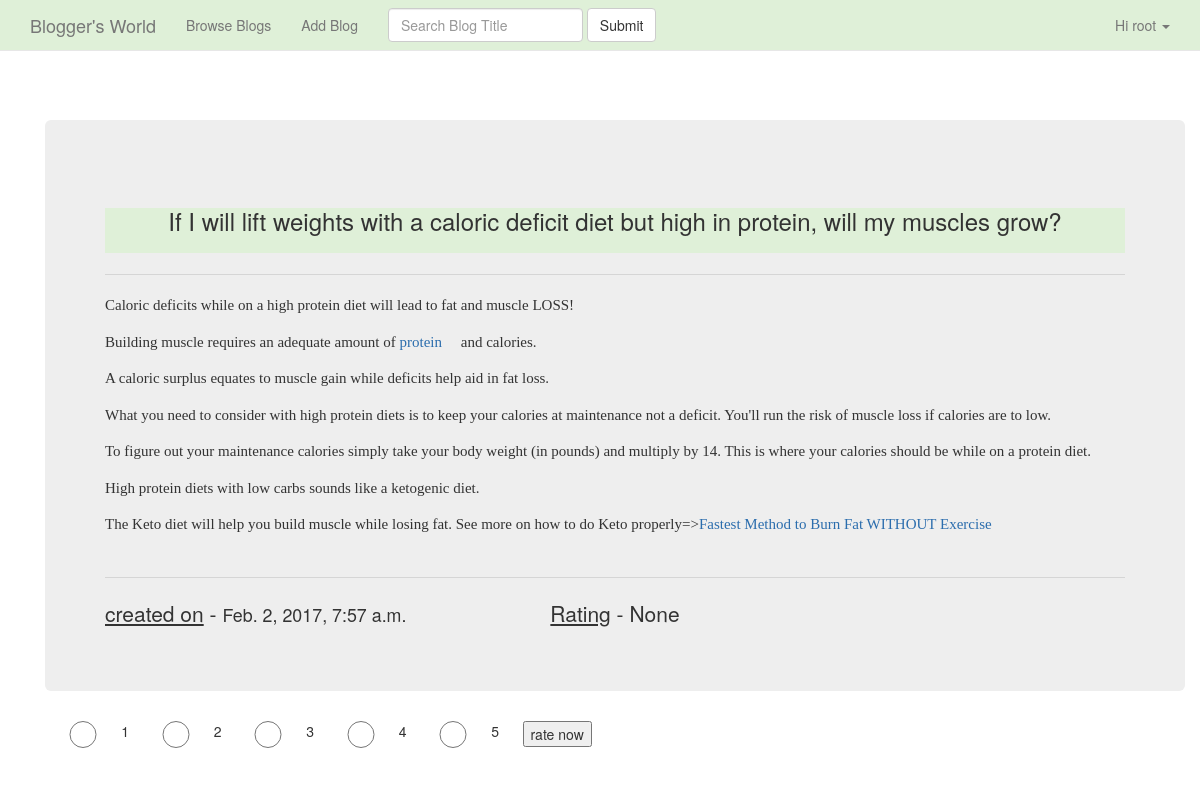
The page /blog/view_one/13 (signed in) on the database its author committed.
### blog/models.py (models this page shows, shortened)
class Blog(models.Model):
    author = models.ForeignKey(User, on_delete=models.CASCADE)
    title = models.CharField(max_length=150)
    content = tinymce_models.HTMLField()
    created_on = models.DateTimeField()

### blog/views.py (the view)
# urls.py: url(r'^view_one/(?P<pk>\d+)', DetailBlog.as_view(), name='single_blog'),
class DetailBlog(DetailView) :
    template_name = 'blog/view_single_blog.html'
    def get_queryset(self, **kwargs):
        queryset = Blog.objects.filter(pk=self.kwargs['pk'])
        return queryset
    def get_context_data(self, **kwargs):
        context = super(DetailBlog, self).get_context_data(**kwargs)
        obj = Blog.objects.get(pk=self.kwargs['pk'])
        rating = Rating.objects.filter(blog_name__title=obj.title)
        context['rating'] = rating.aggregate(Avg('rating'))
        return context

### templates/blog/view_single_blog.html (shortened to what this page needs)
{% extends 'base.html' %}
{% block contents %}
    <div class="container">
        <div class="jumbotron " style="margin-top:50px;">
                <div class="content-header bg-success text-center page-header">
                    <h3>{{ object.title | capfirst }}</h3>
                </div>
                <hr>
                <div class="content" style="width:100%; overflow:hidden;">
                    {{ object.content | safe }}
                </div>
                <hr>
        <div class="row">
            <div class="bg-success">
                <p class="col-md-4 text-left text"><u>created on</u> - <small>{{ object.created_on }}</small></p>
                <p class="col-md-4 text-center "><u>Rating</u> - {{ rating.rating__avg }}</p>
            </div>
        </div>
    </div>
    <div class="container">
        <div class="row">
            <form class="form-horizontal col-md-6">
                <input type="radio" name="rating" value="1" class="col-md-1 checkbox"/><span class="col-md-1">1</span>
                <input type="radio" name="rating" value="2" class="col-md-1 checkbox"/><span class="col-md-1">2</span>
                <input type="radio" name="rating" value="3" class="col-md-1 checkbox"/><span class="col-md-1">3</span>
                <input type="radio" name="rating" value="4" class="col-md-1 checkbox"/><span class="col-md-1">4</span>
                <input type="radio" name="rating" value="5" class="col-md-1 checkbox"/><span class="col-md-1">5</span>
                <input type="button" id="submitButton" value="rate now" />
            </form>
        </div>
    </div>
{% endblock contents %}

### templates/base.html (shortened to what this page needs)
<!DOCTYPE html>
<html lang="en">
<head>
    <link rel="stylesheet" href="https://maxcdn.bootstrapcdn.com/bootstrap/3.3.7/css/bootstrap.min.css" />
</head>
<body style="padding-top:70px">
    <nav class="navbar navbar-default navbar-fixed-top bg-primary">
        <div class="container-fluid bg-success">
            <div class="container-fluid">
                <div class="navbar-header">
                    <a class="navbar-brand" href="{% url 'home' %}">Blogger's World</a>
                </div >
                <div class="collapse navbar-collapse bg-success" id="bs-example-navbar-collapse-1">
                    <ul class="nav navbar-nav">
                        <li class=""><a href="{%  url 'view_all' %}">Browse Blogs <span class="sr-only">(current)</span></a></li>
                        <li><a href="{% url 'add_blog' %}">Add Blog</a></li>
                    </ul>
                        <form class="navbar-form navbar-left" role="search">
                            <div class="form-group">
                                <input type="text" class="form-control" placeholder="Search Blog Title">
                            </div >
                            <button type="submit" class="btn btn-default">Submit</button>
                        </form>
                        {% if user.is_authenticated %}
                            <ul class="nav navbar-nav navbar-right">
                                <li class="dropdown">
                                    <a href="#" class="dropdown-toggle" data-toggle="dropdown" role="button" aria-haspopup="true" aria-expanded="false">Hi {{ user.get_username }} <span class="caret"></span></a>
                                </li>
                            </ul>
                        {% endif %}
                    </div >
            </div >
        </div>
    </nav>
    <div class="container">
        {% block contents %}
        {% endblock contents %}
    </div>
</body>
</html>

### rows shown on the page
Blog: title "If I will lift weights with a caloric deficit diet but high in protein, will my muscles grow?", content "Caloric deficits while on a high protein diet will lead to fat and muscle LOSS! Building muscle requires an adequate amount of protein and calories. A caloric surplus equates to muscle gain while deficits help aid in fat loss. What you need to consider with high protein diets is to keep your calories at maintenance not a deficit. You'll run the risk of muscle loss if calories are to low. To figure out your maintenance calories simply take your body weight (in pounds) and multiply by 14. This is where your calories should be while on a protein diet. High protein diets with low carbs sounds like a ketogenic diet. The Keto diet will help you build muscle while losing fat. See more on how to do…", created_on "Feb. 2, 2017, 7:57 a.m."

### other values the page prints
{{ user.get_username }} "root"
{{ rating.rating__avg }} "None"
